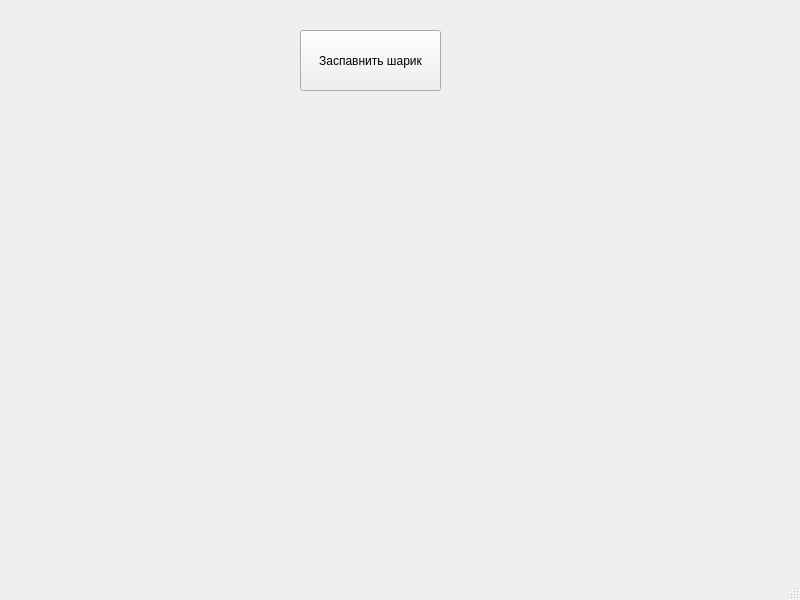
<?xml version="1.0" encoding="UTF-8"?>
<ui version="4.0">
 <class>MainWindow</class>
 <widget class="QMainWindow" name="MainWindow">
  <property name="geometry">
   <rect>
    <x>0</x>
    <y>0</y>
    <width>800</width>
    <height>600</height>
   </rect>
  </property>
  <property name="windowTitle">
   <string>MainWindow</string>
  </property>
  <widget class="QWidget" name="centralwidget">
   <widget class="QPushButton" name="pushButton">
    <property name="geometry">
     <rect>
      <x>300</x>
      <y>30</y>
      <width>141</width>
      <height>61</height>
     </rect>
    </property>
    <property name="text">
     <string>Заспавнить шарик</string>
    </property>
   </widget>
  </widget>
  <widget class="QMenuBar" name="menubar">
   <property name="geometry">
    <rect>
     <x>0</x>
     <y>0</y>
     <width>800</width>
     <height>21</height>
    </rect>
   </property>
  </widget>
  <widget class="QStatusBar" name="statusbar"/>
 </widget>
 <resources/>
 <connections/>
</ui>
